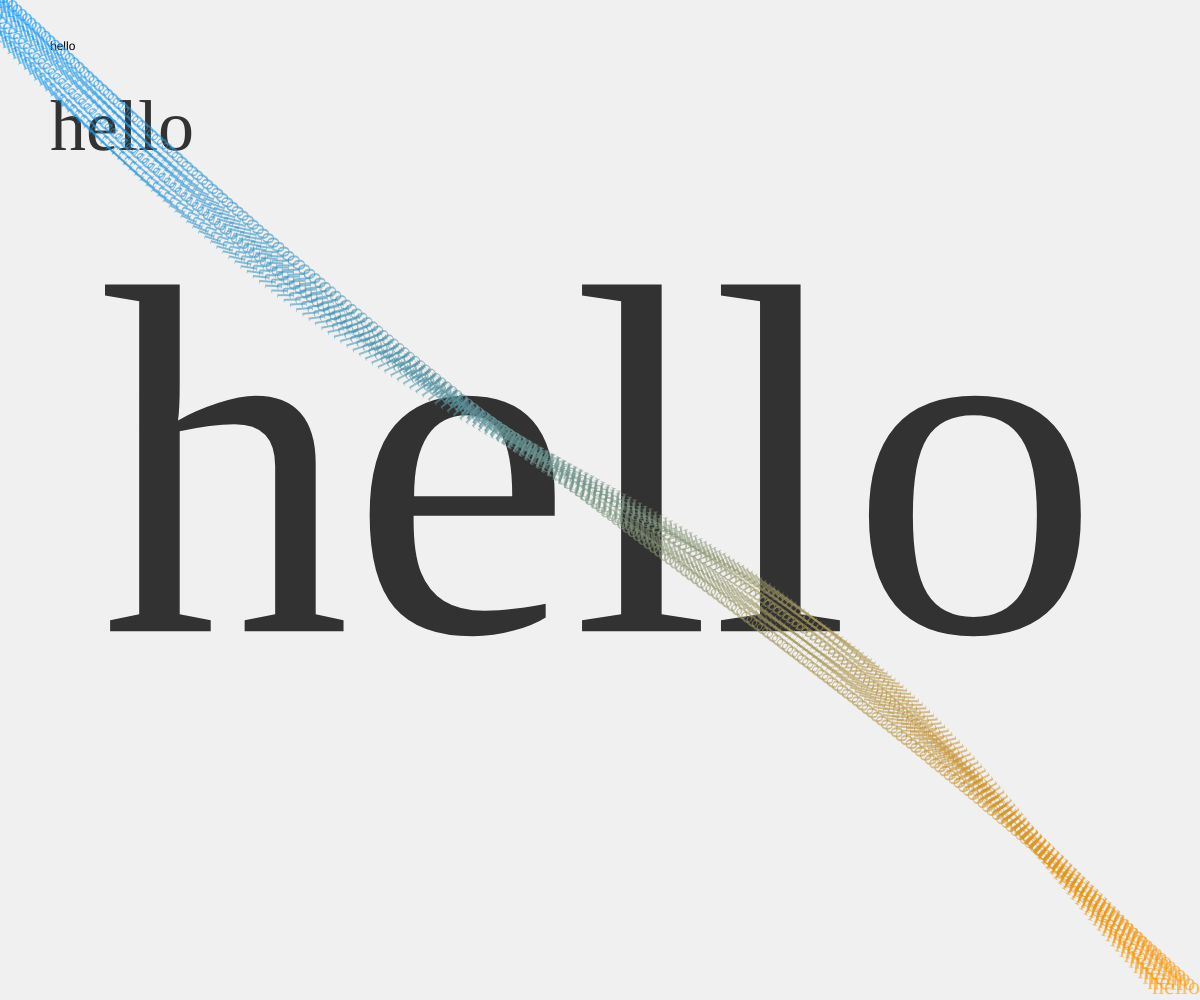
Frame 1 (no input)
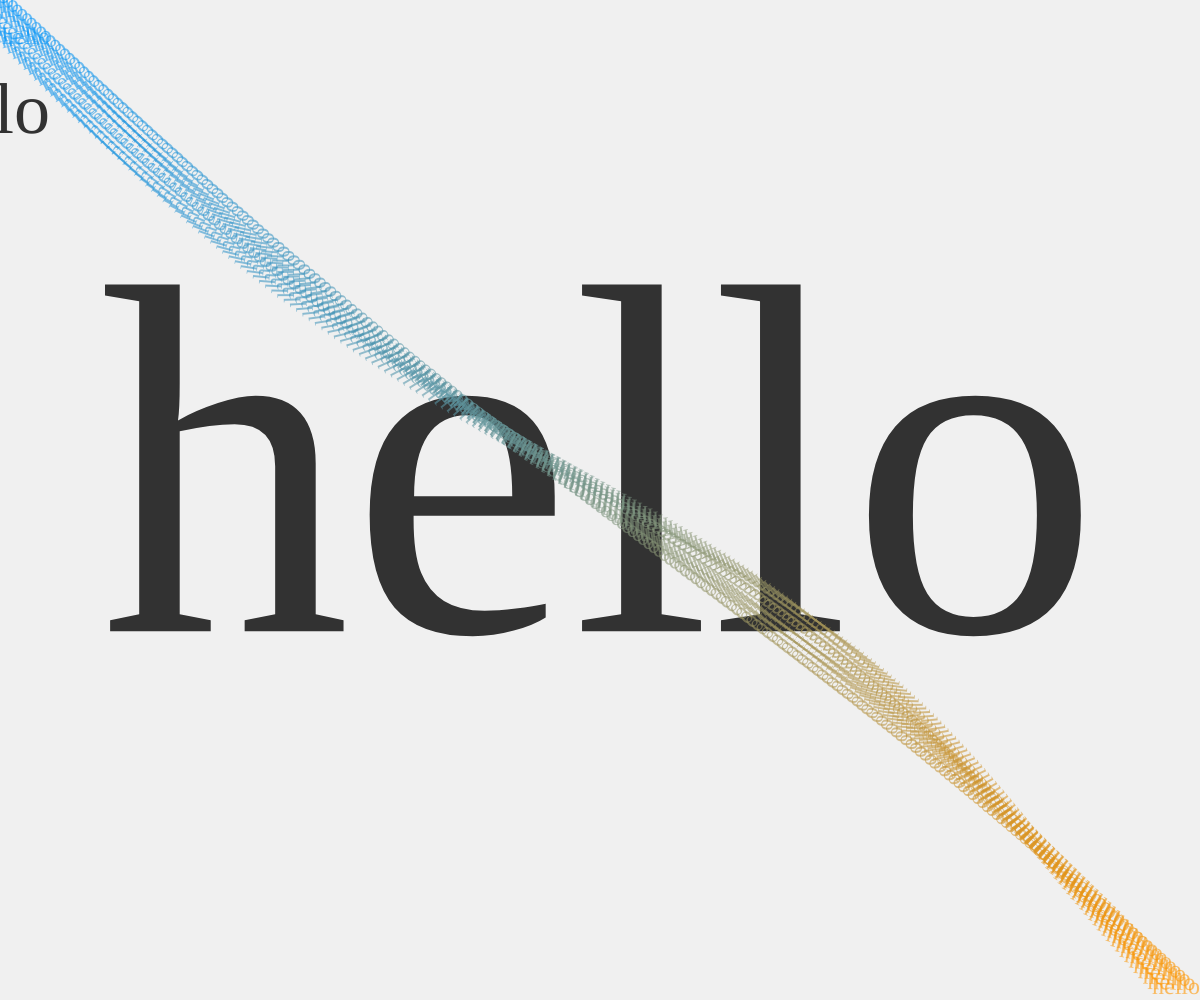
Frame 2 (the mouse pressed at the canvas centre, redrawn once)

The p5.js sketch that drew these frames (run headless with seeded random() and noise() and a simulated clock; the mouse was pressed at the canvas centre and the sketch redrawn once):

// p5.js sketch
// ── sketch.js
/*
TYPE BASICS
Jeff Thompson | 2021 | jeffreythompson.org

The basics of creating type in p5.js is easy, though
typography is a field that takes a lifetime to master,
which is why it's so fascinating! In this example,
we'll see some of the basic text commands – in the
next example we'll look at how to load unique fonts.

MORE INFO
+ https://p5js.org/reference/#/p5/text
+ https://p5js.org/reference/#/p5/textFont

CHALLENGES
1. Can you create text that follows your mouse?
   Hint: you'll need to remove noLoop() from the
   setup() so you can have interactivity
2. Since text is drawn like any other shape, can
   you apply animation to text? What text settings
   would you need to think about to do that? For
   example, if you wanted text to rotate around
   its center, you'd probably want to use
   textAlign(CENTER, CENTER) so you're drawing
   it from 0,0
   
*/


function setup() {
  createCanvas(windowWidth, windowHeight);
  noLoop();
}


function draw() {
  background(240);
  
  // we can use the text() command on its own
  // to display text – it takes three arguments:
  // 1. what to display (a string, number, etc)
  // 2. x position
  // 3. y position
  text('hello', 50,50);
  
  // but it looks pretty boring and we don't
  // have any control over how it looks :(
  
  // font
  // the most obvious thing we'd want to change
  // is which font to use!
  // for now, we'll just use 'web-safe' fonts, 
  // ones that we know are installed on everyone's
  // computer – in the next example, we'll see
  // how we can use other fonts too
  textFont('Georgia');
  
  // there are only a handful of fonts we can
  // assume everyone has on their computer
  // you can find a useful list and examples here:
  // https://www.w3schools.com/cssref/css_websafe_fonts.asp
  
  // in addition to the font we use, there
  // are some basic font-related settings we
  // can change... try changing all these
  // and see how it affects the result!
  
  // color/stroke
  // text is drawn with the same fill/stroke
  // commands we use for other shapes
  noStroke();
  fill(50);
  
  // size
  // measured in px (72px should be about 1")
  textSize(72);
  
  // let's see how that looks...
  text('hello', 50,150);
  
  // alignment
  // we can set the horizontal and (optionally)
  // the vertical alignment of text too
  textAlign(CENTER, CENTER);
  
  // (note: CENTER is all-caps which in programming
  // usually means it's a built-in variable)
  
  // we can also change fonts, size, etc
  // throughout our program
  textFont('Brush Script MT');
  textSize(height/2);
  text('hello', width/2,height/2);
  
  // and since all these values are numbers, they
  // can be use in for-loops, randomized, etc!
  textFont('Tahoma');
  textSize(24);
  textAlign(RIGHT, BOTTOM);
  let numSteps = width/5;
  for (let i=0; i<numSteps; i++) {
    let c1 = color(255,150,0, 150);
    let c2 = color(0,150,255, 150);
    fill( lerpColor(c1,c2, i/numSteps));
    
    let x = map(i, 0,numSteps, width,0);
    let y = map(i, 0,numSteps, height,0);
    let a = map(i, 0,numSteps, 0,TWO_PI);
    push();
    translate(x,y);
    rotate(a)
    text('hello', 0,0);
    pop();
  }  
}
